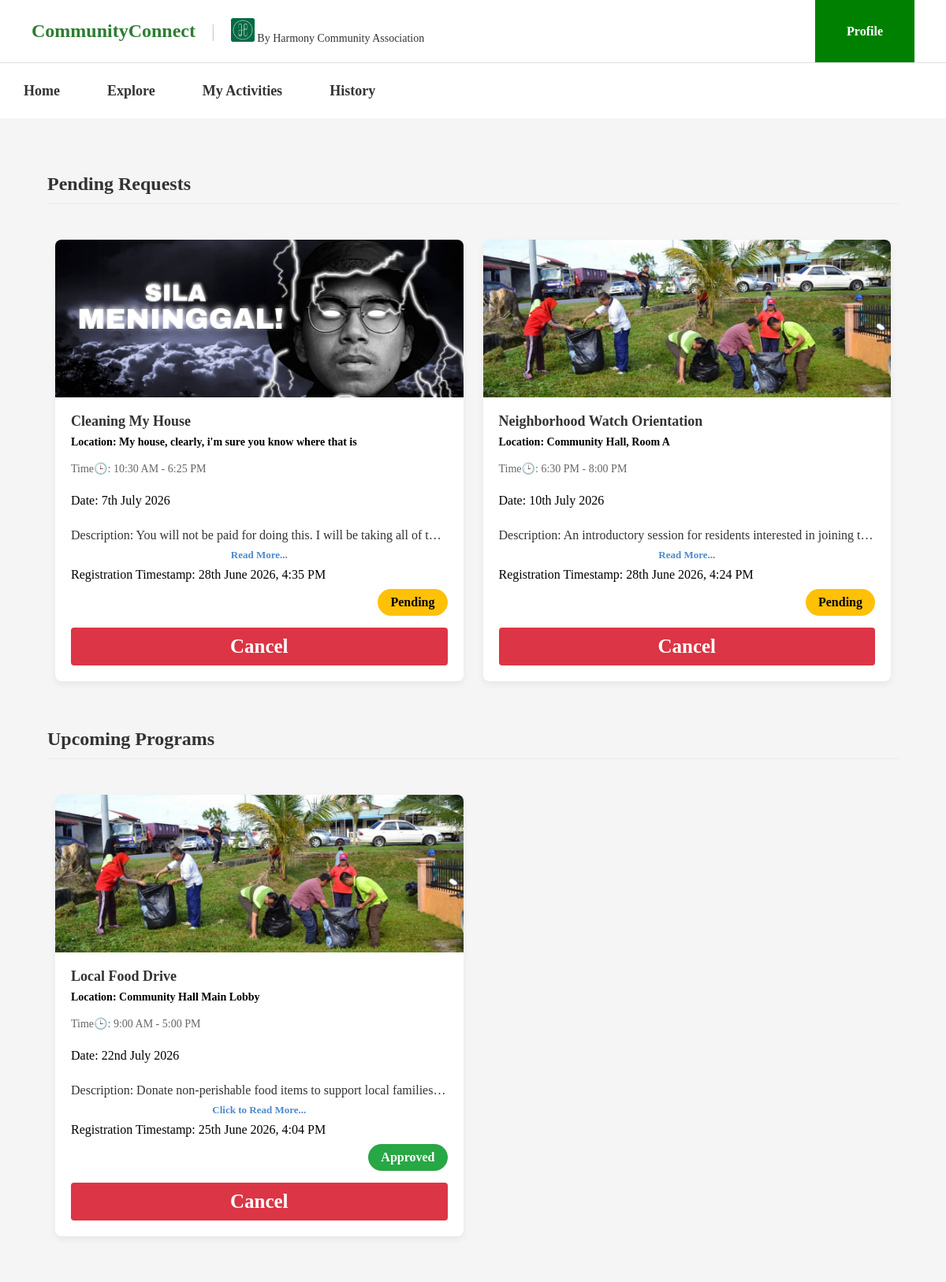
The page /MainPage/program_status.php (signed in) on the database its author committed.
### tables this page shows
CREATE TABLE `user_program` (
  `id` int(11) NOT NULL,
  `user_id` int(11) NOT NULL,
  `program_id` int(11) NOT NULL,
  `status` varchar(30) NOT NULL,
  `Reg_date` datetime NOT NULL
);

CREATE TABLE `program` (
  `id` int(11) NOT NULL,
  `title` varchar(150) NOT NULL,
  `event_date` date NOT NULL,
  `start_time` time NOT NULL,
  `end_time` time NOT NULL,
  `location` varchar(200) NOT NULL,
  `description` text NOT NULL,
  `image` varchar(255) NOT NULL DEFAULT 'Images/gotong-royong.jpg'
);

### MainPage/program_status.php (the view, shortened to what this page needs)
<!DOCTYPE html>
<html lang="en">
<head>
    <link rel="stylesheet" href="../CSS/user.css">
</head>
<body>
    <header class="top-header">
        <div class="header-left">
            <h1 class="brand-title">CommunityConnect</h1>
            <span class="divider">|</span>
            <div class="org-host">
                <img src="../Images/harmony.jpg" alt="https://media.licdn.com/dms/image/v2/D4E03AQELNAHJckXI1Q/profile-displayphoto-shrink_200_200/B4EZOXqLbGHkAk-/0/1733416237478?e=2147483647&v=beta&t=sjAOtOOF-mVLAh6dF3wuGAHkhmZoFFiBIWNB3DAQ30s" class="logo-placeholder">
                <span>By Harmony Community Association</span>
            </div>
        </div>
        <div class="header-right">
            <a href="profile.php" class="profile-btn">Profile</a>
        </div>
    </header>
    <nav class="main-nav">
        <a href="user_page.php" target="_self">Home</a>
        <a href="program.php" target="_self">Explore</a>
        <a href="program_status.php" target="_self">My Activities</a>
        <a href="history.php" target="_self">History</a>
    </nav>
    <?php include 'notification.php'; ?>
    <div class="page-content">
        <h2 class="section-title">Pending Requests</h2>
        <div class="programs-section">
            <?php
            $pending_sql = "SELECT * FROM user_program
                            WHERE user_id = '$user_id'
                            AND status='Pending' ORDER BY id DESC";
            $pending_result = mysqli_query($connection, $pending_sql);
            if ($pending_result && mysqli_num_rows($pending_result) > 0) {
                while ($request_row = mysqli_fetch_assoc($pending_result)) {
                    $program_id = $request_row['program_id'];
                    $status = $request_row['status'];
                    $reg_date = $request_row['Reg_date'];
                    $program_sql = "SELECT * FROM program WHERE id = '$program_id'";
                    $program_result = mysqli_query($connection, $program_sql);
                    $program_row = mysqli_fetch_assoc($program_result);
                    if ($program_row) {
            ?>
                        <div class="program-card">
                            <img src="../<?= htmlspecialchars($program_row['image']) ?>" alt="<?= htmlspecialchars($program_row['title']) ?>">
                            <div class="card-content">
                                <h3><?php echo htmlspecialchars($program_row['title']); ?></h3>
                                <p class="location">Location: <?php echo htmlspecialchars($program_row['location']); ?></p>
                                <p class="time">Time🕒: <?= date("g:i A", strtotime($program_row['start_time'])) . " - " . date("g:i A", strtotime($program_row['end_time'])) ?></p><br>
                                <p class="date">Date: <?= date("jS F Y", strtotime($program_row['event_date'])) ?></p><br>
                                <p class="description">Description: <?php echo htmlspecialchars($program_row['description']); ?></p>
                                <button type="button" class="read-more-link" onclick="openDescModal('<?= addslashes(htmlspecialchars($program_row['title'])) ?>', '<?= addslashes(htmlspecialchars($program_row['description'])) ?>')">
                                    Read More...
                                </button>
                                <p class="Reg_date">Registration Timestamp: <?= date("jS F Y, g:i A", strtotime($reg_date)) ?></p>
                                <div class="status-badge" style="background-color: #ffc107; color: #000;"><?= $status ?></div>
                                <a href="program_status.php?action=cancel&req_id=<?= $program_id ?>"
                                    class="join"
                                    style="text-decoration:none; display:inline-block; text-align:center; background-color: #dc3545;">
                                    Cancel
                                </a>
                            </div>
                        </div>
            <?php
                    }
                }
            } else {
                echo "<p style='margin-left: 20px; color: #888;'>You have no pending requests</p>";
            }
            ?>
        </div>
        <h2 class="section-title">Upcoming Programs</h2>
        <div class="programs-section">
            <?php
            $upcoming_sql = "SELECT up.program_id, up.status, up.Reg_date, p.title, p.location, p.start_time, p.end_time, p.event_date, p.description, p.image
                             FROM user_program up
                             INNER JOIN program p ON up.program_id=p.id
                             WHERE up.user_id = '$user_id'
                             AND up.status='Approved'
                             AND p.event_date >= CURDATE()
                             ORDER BY p.event_date ASC";
            $upcoming_result = mysqli_query($connection, $upcoming_sql);
            if ($upcoming_result && mysqli_num_rows($upcoming_result) > 0) {
                while ($request_row = mysqli_fetch_assoc($upcoming_result)) {
            ?>
                    <div class="program-card">
                        <img src="../<?= htmlspecialchars($request_row['image']) ?>" alt="<?= htmlspecialchars($request_row['title']) ?>">
                        <div class="card-content">
                            <h3><?php echo htmlspecialchars($request_row['title']); ?></h3>
                            <p class="location">Location: <?php echo htmlspecialchars($request_row['location']); ?></p>
                            <p class="time">Time🕒: <?= date("g:i A", strtotime($request_row['start_time'])) . " - " . date("g:i A", strtotime($request_row['end_time'])) ?></p><br>
                            <p class="date">Date: <?= date("jS F Y", strtotime($request_row['event_date'])) ?></p><br>
                            <p class="description">Description: <?php echo htmlspecialchars($request_row['description']); ?></p>
                            <button type="button" class="read-more-link" onclick="openDescModal('<?= addslashes(htmlspecialchars($request_row['title'])) ?>', '<?= addslashes(htmlspecialchars($request_row['description'])) ?>')">
                                Click to Read More...
                            </button>
                            <p class="Reg_date">Registration Timestamp: <?= date("jS F Y, g:i A", strtotime($request_row['Reg_date'])) ?></p>
                            <div class="status-badge" style="background-color: #28a745; color: #fff;"><?php echo htmlspecialchars($request_row['status']) ?></div>
                            <a href="program_status.php?action=cancel&req_id=<?php echo $request_row['program_id']; ?>" class="join" style="text-decoration:none; display:inline-block; text-align:center; background-color: #dc3545;color: white;">
                                Cancel
                            </a>
                        </div>
                    </div>
            <?php
                }
            } else {
                echo "<p style='margin-left: 20px; color: #888;'>You have no upcoming programs.</p>";
            }
            ?>
        </div>
    </div>
</body>
</html>

### CSS/user.css (style rules this page uses)
* { margin: 0; padding: 0; box-sizing: border-box; font-family: Times New Roman, serif; }
.top-header { display: flex; justify-content: space-between; align-items: center; padding: 0 40px; border-bottom: 1px solid #e0e0e0; height: 80px; }
.header-left { display: flex; align-items: center; gap: 20px; }
.brand-title { font-size: 24px; font-weight: bold; color: #2e7d32; }
.divider { color: #cccccc; font-size: 24px; }
.logo-placeholder { width: 30px; height: 30px; }
.org-host { font-size: 14px; color: #333333; }
.header-right { display: flex; align-self: stretch; }
.profile-btn { display: flex; align-items: center; justify-content: center; background-color: Green; color: #ffffff; padding: 0 40px; text-decoration: none; font-weight: bold; font-size: 16px; height: 100%; }
.main-nav { display: flex; align-items: stretch; height: 70px; }
.main-nav a { display: inline-flex; align-items: center; margin: 0; padding: 0 30px; color: #333333; text-decoration: none; font-weight: bold; font-size: 18px; }
.page-content { padding: 40px; }
.page-content { width: 100%; height: 100%; margin: 0px; background-color: #f5f5f5; }
.programs-section { display: grid; grid-template-columns: repeat(auto-fill, minmax(350px, 1fr)); gap: 25px; padding: 30px; background-color: #f5f5f5; width: 100%; }
.program-card { background-color: #ffffff; border-radius: 8px; overflow: hidden; box-shadow: 0 4px 10px rgba(0, 0, 0, 0.06); display: flex; flex-direction: column; height: 560px; }
.program-card img { width: 100%; height: 200px; object-fit: cover; }
.card-content a { align-self: flex-end; text-decoration: none; margin-top: 15px; }
.card-content { padding: 20px; position: relative; display: flex; flex-direction: column; flex: 1; }
.card-content h3 { font-size: 18px; color: #333333; margin-bottom: 8px; }
.card-content .location { color: black; font-size: 14px; font-weight: bold; margin-bottom: 12px; }
.card-content .time, .card-content .duration { font-size: 14px; color: #666666; margin: 5px 0; }
.card-content .description { font-size: 16px; color: #333; margin: 8px 0; display: -webkit-box; -webkit-line-clamp: 1; line-clamp: 1; -webkit-box-orient: vertical; overflow: hidden; text-overflow: ellipsis; }
.card-content .join { background-color: green; color: #ffffff; border: none; padding: 10px 20px; border-radius: 4px; font-weight: bold; cursor: pointer; font-size: 25px; width: 100%; }
.read-more-link { display: inline-block; color: #4e89cc; font-size: 13px; font-weight: bold; cursor: pointer; background: none; border: none; padding: 0; margin-bottom: 8px; font-family: inherit; }

### MainPage/program_status.php (style rules this page uses)
.status-badge { align-self: flex-end; padding: 8px 16px; font-size: 16px; font-weight: bold; border-radius: 20px; text-align: center; text-transform: capitalize; margin-top: auto; }
.section-title { margin: 30px 20px 15px 20px; color: #333; border-bottom: 2px solid #eee; padding-bottom: 10px; font-weight: bold; }

### rows shown on the page
user_program: program.image (picture), program.title "Cleaning My House", program.location "My house, clearly, i'm sure you know where that is", program.start_time "10:30 AM", program.end_time "6:25 PM", program.event_date "7th July 2026", program.description "You will not be paid for doing this. I will be taking all of…", Reg_date "28th June 2026, 4:35 PM", status "Pending"
user_program: program.image (picture), program.title "Neighborhood Watch Orientation", program.location "Community Hall, Room A", program.start_time "6:30 PM", program.end_time "8:00 PM", program.event_date "10th July 2026", program.description "An introductory session for residents interested in joining…", Reg_date "28th June 2026, 4:24 PM", status "Pending"
user_program: program.image (picture), program.title "Local Food Drive", program.location "Community Hall Main Lobby", program.start_time "9:00 AM", program.end_time "5:00 PM", program.event_date "22nd July 2026", program.description "Donate non-perishable food items to support local families…", Reg_date "25th June 2026, 4:04 PM", status "Approved"
